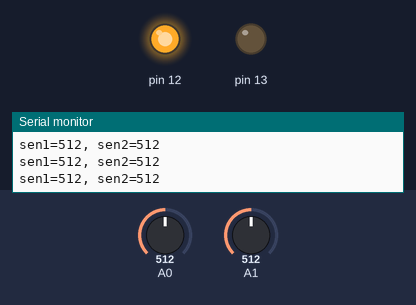
Recording of a sketch running on a simulated Arduino Uno, built with avr-gcc and run on an emulated ATmega328P. Parts: output pins drawn as LEDs (lit = HIGH), the last lines printed to the serial monitor. The inputs (shaded band) are chosen by the test bench; at power-on: A1 = 512, A0 = 512.

Above: at 1.2 s.
1.3 s: A1 set to 589
2.8 s: A1 set to 609
At 4.2 s:
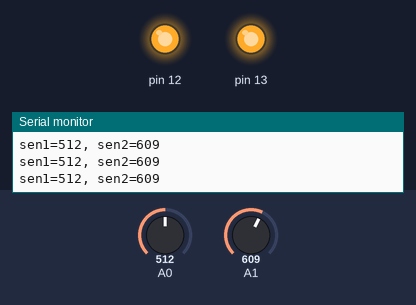
4.5 s: A0 set to 411
6.0 s: A0 set to 385
At 6.9 s:
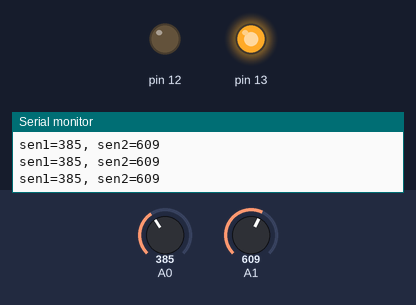
7.5 s: A1 set to 590
At 8.2 s:
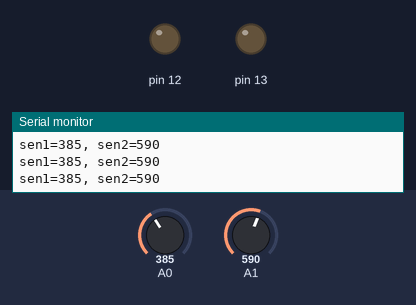
9.0 s: A1 set to 610
At 9.4 s:
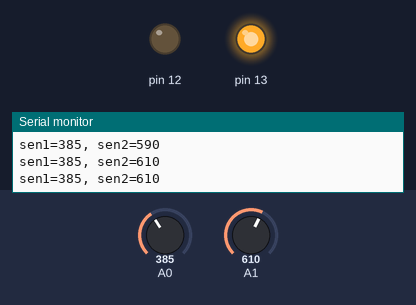
Timing chart, 0 to 11.5 s (numbered marks = the images above; inputs shaded):
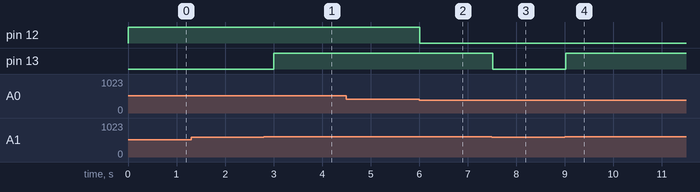

Measured:
- the behaviour switches between 600 and 601 on A1 (found by bisection; images 0 and 1)
- the behaviour switches between 400 and 399 on A0 (found by bisection; images 1 and 2)
- after the input at 2.8 s, pin 13: LOW → HIGH after 0.21 s
- after the input at 6.0 s, pin 12: HIGH → LOW at once
- after the input at 7.5 s, pin 13: HIGH → LOW at once
- after the input at 9.0 s, pin 13: LOW → HIGH at once

The sketch:

gas_sen_arduino.ino
```cpp
void setup() {
  pinMode(0, INPUT);
  pinMode(1, INPUT);
  pinMode(12, OUTPUT);
  pinMode(13, OUTPUT);
  Serial.begin(9600);
}

void loop() {
  int sen1 = analogRead(0);
  int sen2 = analogRead(1);
  Serial.print("sen1=");
  Serial.print(sen1);
  Serial.print(", ");
  Serial.print("sen2=");
  Serial.println(sen2);

  if (sen1 < 400 && sen2 < 600) {
    digitalWrite(12, LOW);
    digitalWrite(13, LOW);
  } else if (sen1 > 400 && sen2 < 600) {
    digitalWrite(12, HIGH);
    digitalWrite(13, LOW);
  } else if (sen1 < 400 && sen2 > 600) {
    digitalWrite(12, LOW);
    digitalWrite(13, HIGH);
  } else if (sen1 > 400 && sen2 > 600) {
    digitalWrite(12, HIGH);
    digitalWrite(13, HIGH);
  }
  delay(300);
}
```
